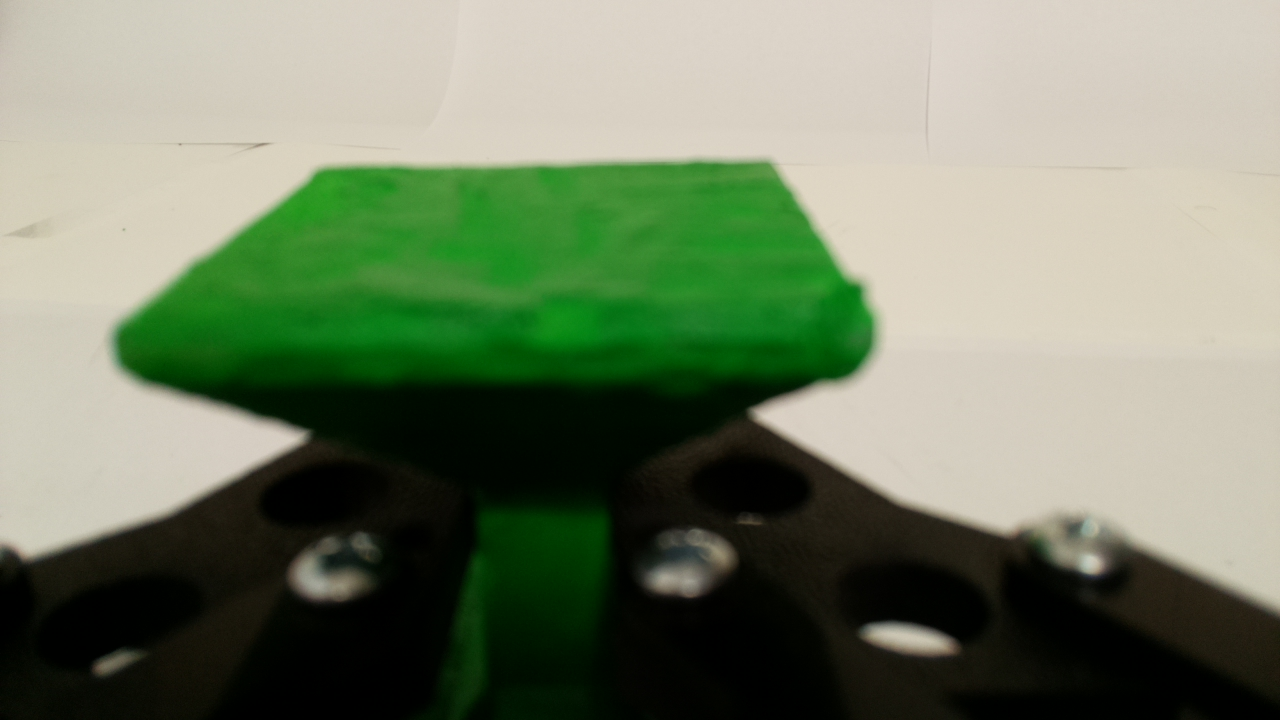
#> input picture Assignments/Ass_9/green_block_kulbir.jpg, 1280 x 720 px, given in place of the camera
$ python autonomous_detect_block1.py   (older library calls are emulated)
#> lines starting #> are read from the running program, lines starting #| are printed output that depends on the picture; after the words box and inside, x2 and y2 are one past the last pixel; in counts of white or black regions, pixels touching at a corner belong together
import numpy as np
import cv2 # OpenCV-Python
import matplotlib.pyplot as plt
import imutils
import time
import RPi.GPIO as gpio

def init():

    gpio.setup(31,gpio.OUT) #IN1
    gpio.setup(33,gpio.OUT) #IN2
    gpio.setup(35,gpio.OUT) #IN3
    gpio.setup(37,gpio.OUT) #IN4

def gameover():
    gpio.output(31,False)
    gpio.output(33,False)
    gpio.output(35,False)
    gpio.output(37,False)

gpio.setmode(gpio.BOARD)

init()

pin1 = 33
pin2 = 37
pwm1 = gpio.PWM(pin1,50)
pwm4 = gpio.PWM(pin2,50)

pin3 = 31
pin4 = 35
pwm2 = gpio.PWM(pin3,50)
pwm3 = gpio.PWM(pin4,50)
val = 61
def left(val):
    pwm1.start(val)
    pwm4.start(val)
#     gameover()
    time.sleep(0.1)

def right(val):
    pwm2.start(val)
    pwm3.start(val)
#     gameover()
    time.sleep(0.1)

def stop():

    pwm1.stop()
    pwm2.stop()
    pwm3.stop()
    pwm4.stop()
    time.sleep(0.1)

cam= cv2.VideoCapture(0)
# [5 lines of commented-out code are left out]
count=0
def calc_dist(pt1):
    pt2 = (320,240)
    dist = 320-pt1[0]
    return dist

def draw(orig_image):
    cv2.line(orig_image,(320,0),(320,480),(255,255,255),1)
    cv2.line(orig_image,(0,240),(640,240),(255,255,255),1)
    cv2.circle(orig_image,(centre_x,centre_y),100,(0,255,0),2)
    cv2.circle(orig_image,(centre_x,centre_y),4,(255,255,255),-1)

while True:
    ret, image=cam.read()
#> image is the input picture: shape (720, 1280, 3); mean B, G, R 103.3, 128.3, 116.1
    image = cv2.flip(image,-1)
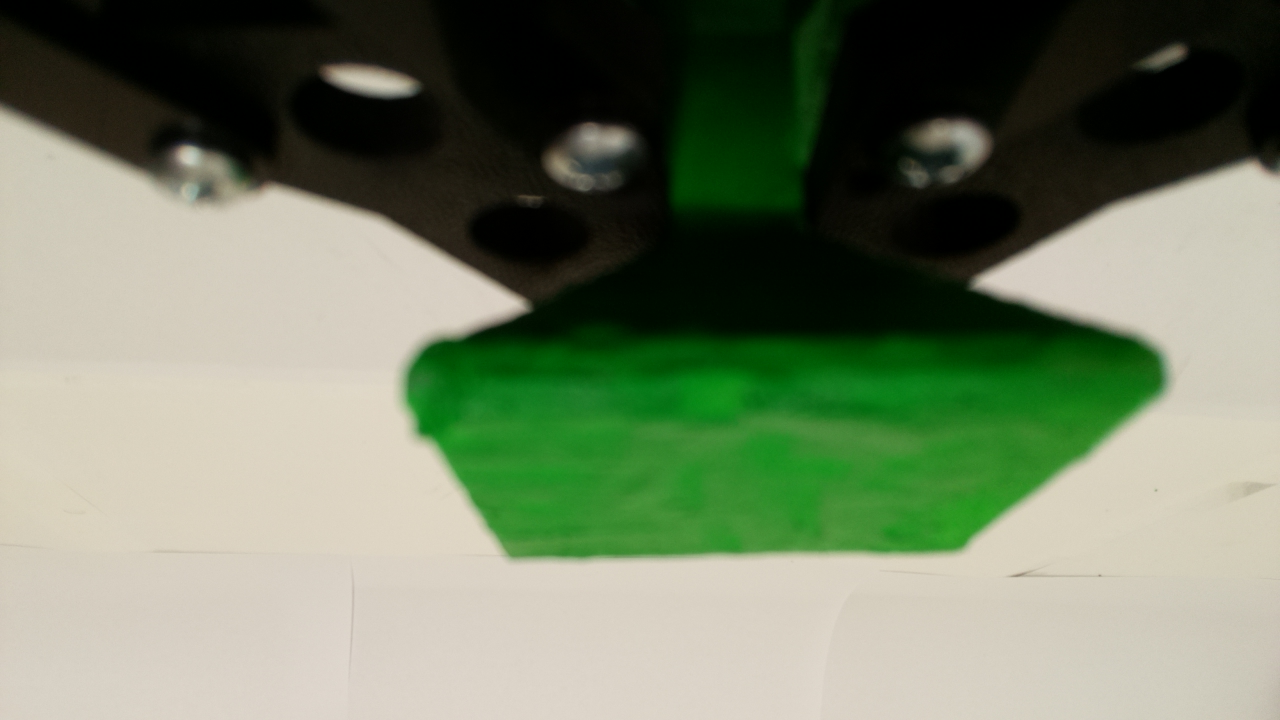
#> image: shape (720, 1280, 3); mean B, G, R 103.3, 128.3, 116.1
    orig_image = image
    hsv_img = cv2.cvtColor(image,cv2.COLOR_BGR2HSV)
#> hsv_img: shape (720, 1280, 3); mean H, S, V 33.9, 108.4, 131.9
    lower_range = np.array([47,103,29])
    upper_range = np.array([99,255,174])
    mask = cv2.inRange(hsv_img, lower_range, upper_range)
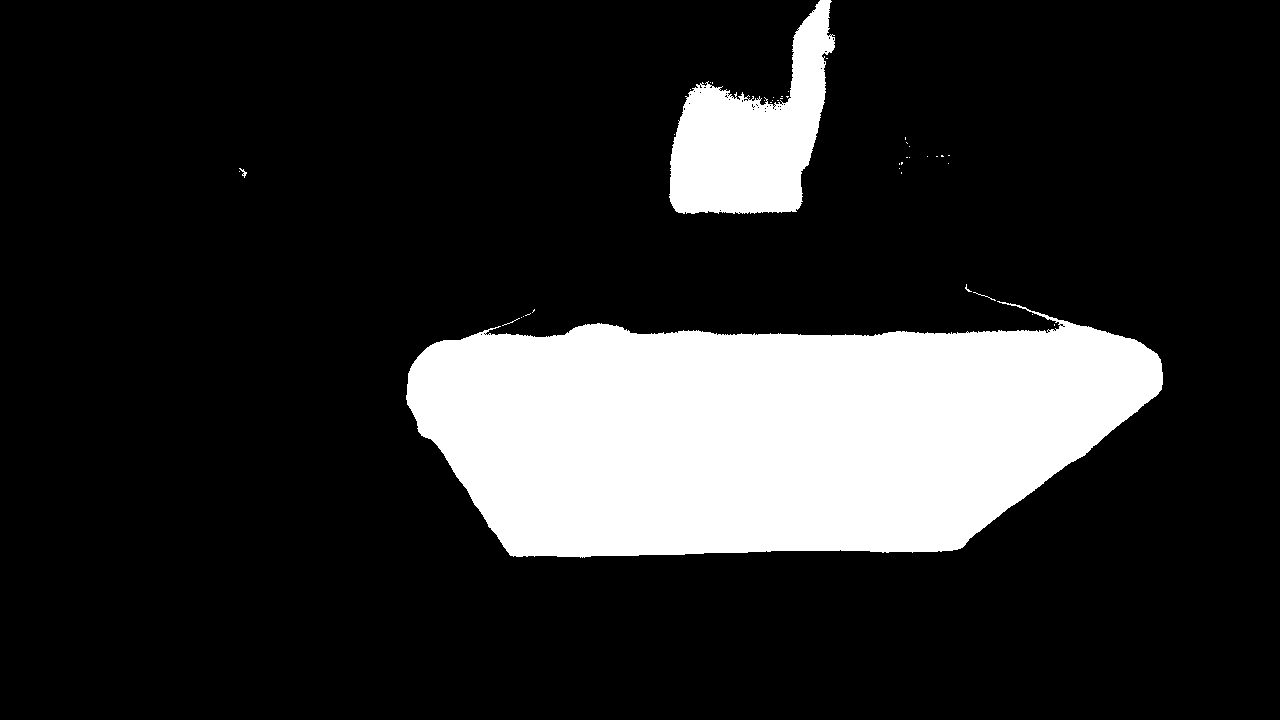
#> mask: shape (720, 1280); 17.4% white; 41 white regions (37 under 20 px), largest, box (x1, y1, x2, y2) and area: (406, 301, 1163, 558) 141454, (669, 0, 835, 214) 18886, (239, 168, 247, 178) 27, (973, 292, 996, 301) 25
    edged = cv2.Canny(mask, 30, 200)
#> edged: shape (720, 1280); 0.34% white in thin lines or dots, all inside (x1, y1, x2, y2) = (238, 0, 1163, 558)
    try:
        _,contours,_= cv2.findContours(edged,cv2.RETR_EXTERNAL, cv2.CHAIN_APPROX_SIMPLE)
#> contours = 137 contours, 134 with area under 20; largest, box (x1, y1, x2, y2) and area: (405, 310, 1163, 558) 163, (973, 291, 996, 300) 28, (502, 315, 524, 327) 20
        contours_poly = [None]*len(contours)
#> contours_poly = 137 items
        centers = [None]*len(contours)
#> centers = 137 items
        radius = [None]*len(contours)
#> radius = 137 items
        cx= []
        cy = []
        for i, c in enumerate(contours):
            contours_poly[i] = cv2.approxPolyDP(c, 3, True)
            centers[i], radius[i] = cv2.minEnclosingCircle(contours_poly[i])
            cx.append(centers[i][0])
            cy.append(centers[i][1])
#> this loop made 137 passes
#> c on passes 1, 11, 12, 13, 14, 15, 17, 18, 19, 20, 21, 25: [[484, 334]], [[492, 329], [494, 329]], [[496, 328], [497, 328]], [[1063, 327], [1064, 327]], [[499, 327], [500, 327]], [[1064, 325]], [[1055, 324], [1055, 325]], [[1053, 324], [1053, 325]], [[1060, 323], [1061, 323]], [[1058, 322]], [[1055, 322], [1056, 322]], [[1034, 313]]
#> after the loop, centers = 137 pairs, first value 242 to 1064, second value 7 to 384.5; contours_poly = 137 contours, 135 with area under 20; largest, box (x1, y1, x2, y2) and area: (405, 310, 1163, 557) 307, (800, 37, 835, 201) 56; cx = 137 values, max 1064 at index 14, min 242 at index 51, mean 803; cy = 137 values, max 384.5 at index 29, min 7 at index 136, mean 177.8; radius = 137 values, max 378.7 at index 29, min 0.0001 at index 0, mean 7.65
        centre_x= int((min(cx)+max(cx))/2)
#> centre_x = 653
        centre_y = int((min(cy)+max(cy))/2)
#> centre_y = 195
        dist_2 = calc_dist((centre_x,centre_y))
#> dist_2 = -333


        if(dist_2<-100):
            right(val)

        elif(dist_2>100):
            left(val)

        elif(-100<=dist_2<=100):
            stop()


        print("dist_2",dist_2)
#| dist_2 -333

        # draw(orig_image)
        # cv2.putText(orig_image,str(dist_2),(500,240),cv2.FONT_HERSHEY_COMPLEX,1,(255,255,0),2,cv2.LINE_AA)

        draw(edged)
#> in draw, `cv2.line(orig_image,(0,240),(640,240),(255,255,255),1)`:
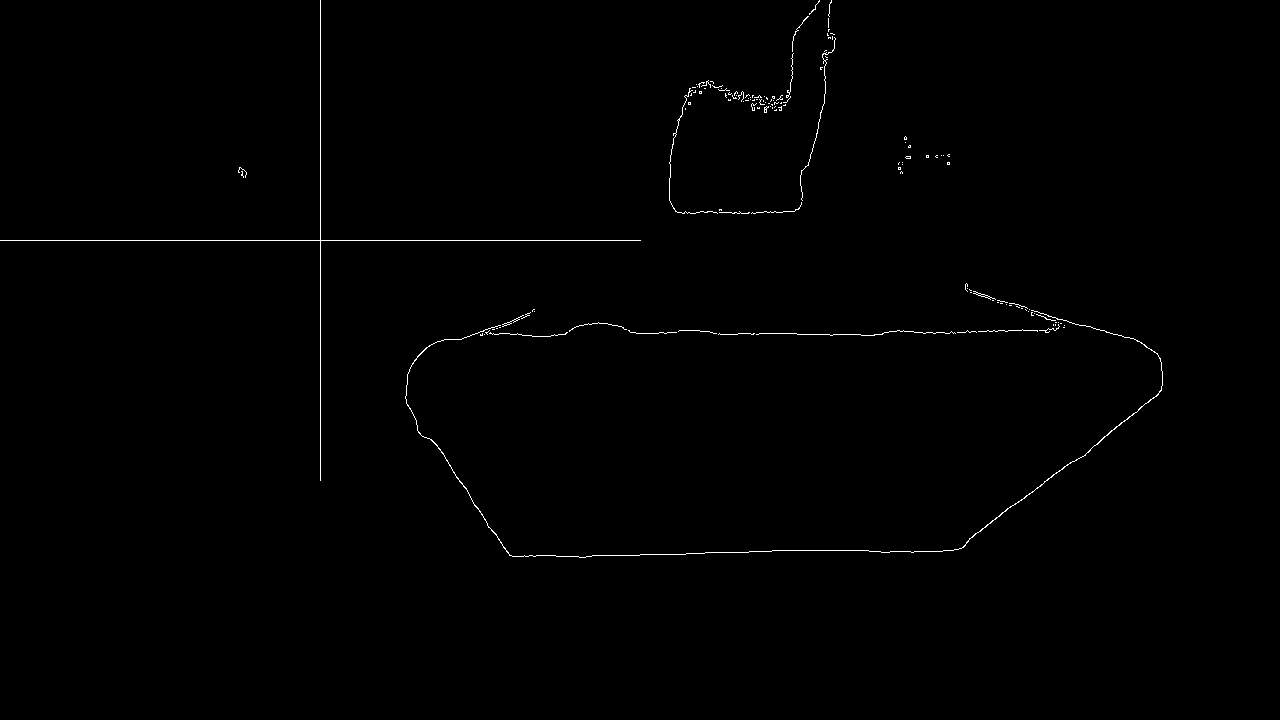
#> orig_image: shape (720, 1280); 0.46% white in thin lines or dots, all inside (x1, y1, x2, y2) = (0, 0, 1163, 558)
        cv2.putText(edged,str(dist_2),(500,240),cv2.FONT_HERSHEY_COMPLEX,1,(255,255,0),2,cv2.LINE_AA)
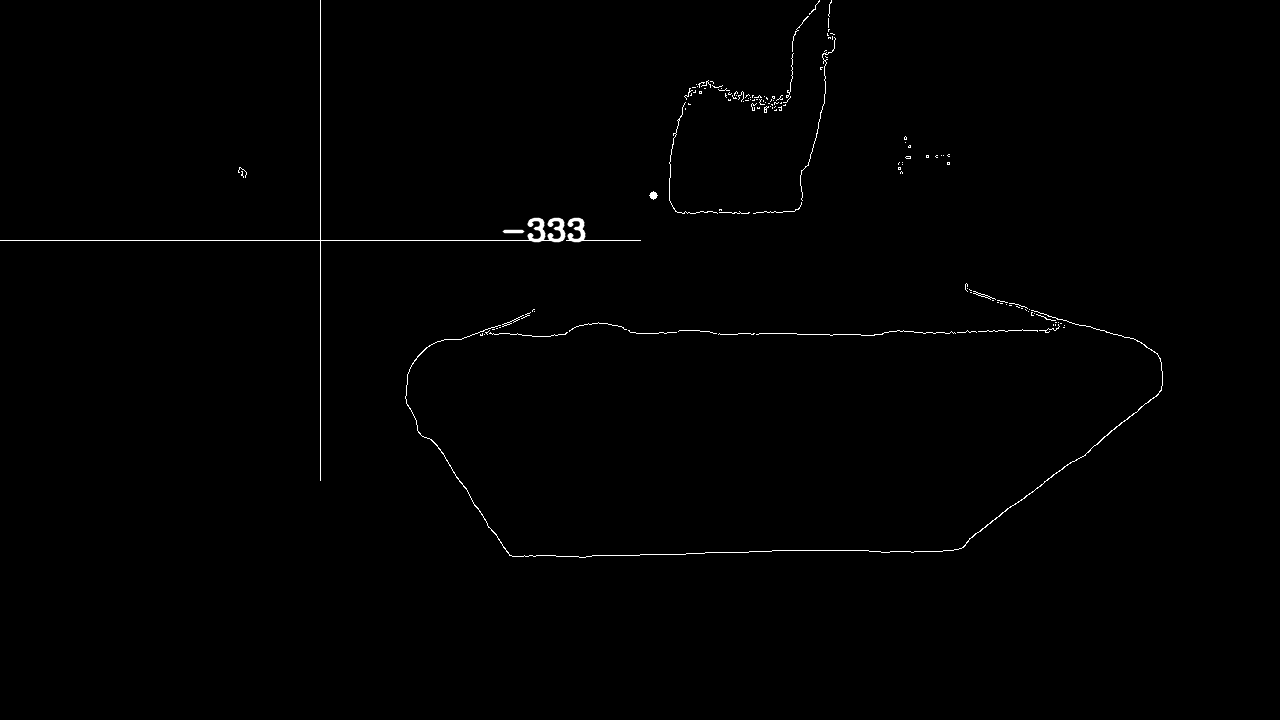
#> edged: shape (720, 1280); min 0, max 255, mean 1.4
        cv2.imshow("cam",edged)


    except:
        pass

    cv2.imshow("contour image",edged)
#     out.write(orig_image)
    cv2.imwrite(str(count)+'.png',edged)
    count+=1
    k = cv2.waitKey(100) & 0xFF
#> (key Esc is pressed here)
    if k == 27:
        break
gameover()
gpio.cleanup()
cam.release()
# out.release()
cv2.destroyAllWindows()

$ run again, on Assignments/Ass_9/green_block_up_close.jpg
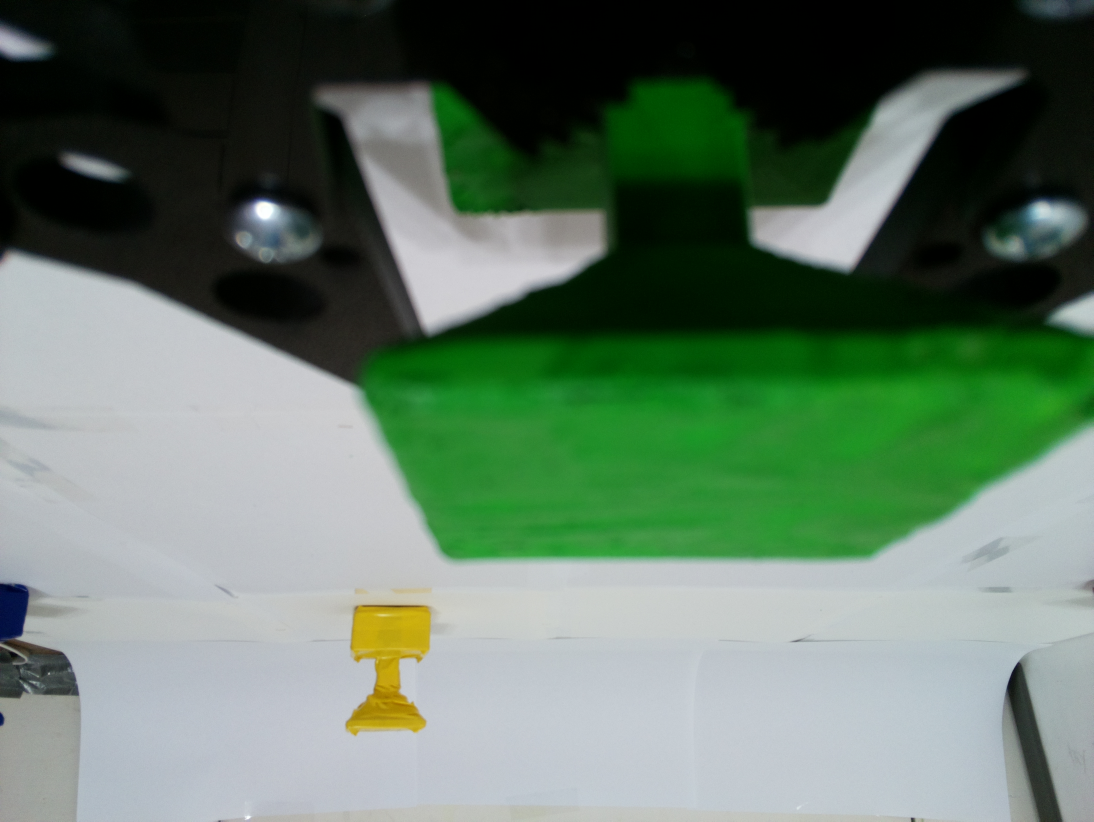
#> input picture Assignments/Ass_9/green_block_up_close.jpg, 3280 x 2464 px, given in place of the camera (shown at 1/3 size)
#> image is the input picture: shape (2464, 3280, 3); mean B, G, R 103.4, 121.3, 99.5
#> hsv_img: shape (2464, 3280, 3); mean H, S, V 75.8, 97.5, 123.5
#> `mask = cv2.inRange(hsv_img, lower_range, upper_range)`:
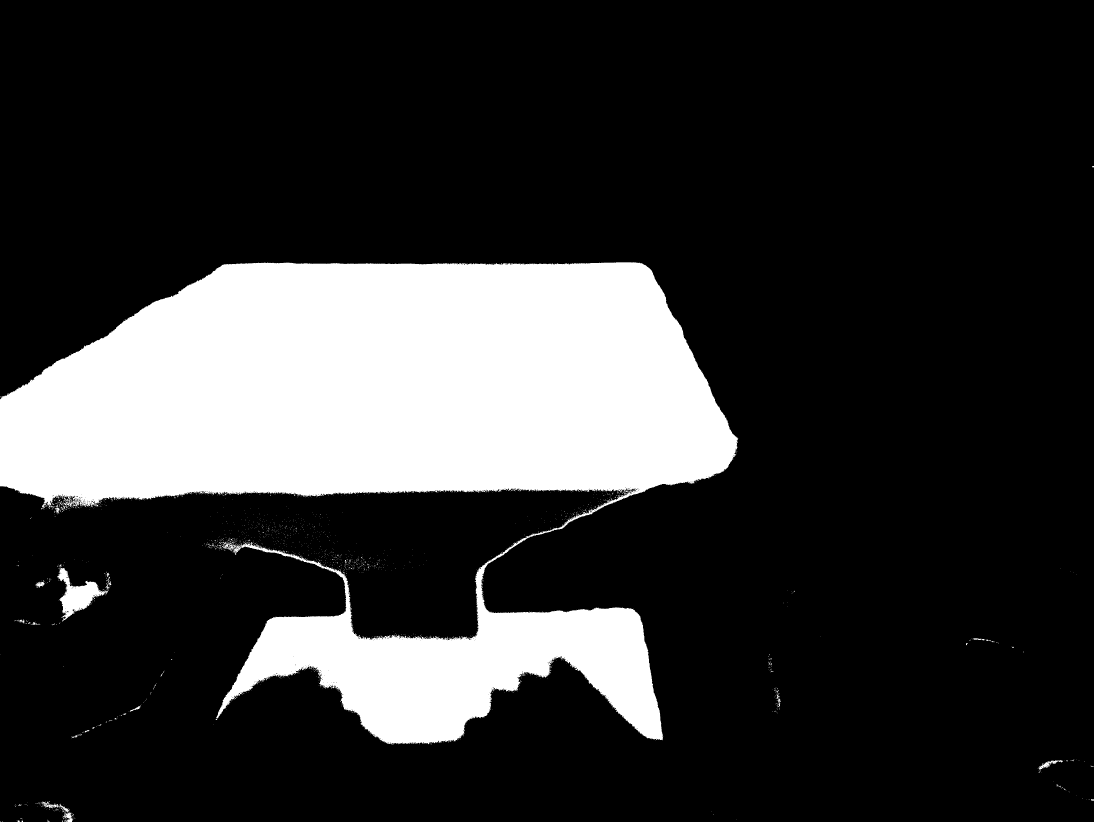
#> mask: shape (2464, 3280) (shown at 1/3 size); 20.2% white; 1725 white regions (1693 under 20 px), largest, box (x1, y1, x2, y2) and area: (0, 787, 2215, 2234) 1617287, (172, 1703, 324, 1865) 8801, (124, 2404, 209, 2437) 593
#> contours = 3141 contours, 3118 with area under 20; largest, box (x1, y1, x2, y2) and area: (1731, 786, 2155, 1221) 82, (389, 2117, 421, 2135) 56, (320, 1718, 328, 1731) 51, (1527, 1510, 1837, 1650) 36, (534, 787, 1311, 879) 33
#> `contours_poly = [None]*len(contours)`: contours_poly = 3141 items
#> the loop `for i, c in enumerate(contours):` made 3141 passes
#> c on passes 1 to 3: [[188, 2463]], [[0, 2463]], [[196, 2462], [196, 2463]]
#> after the loop `for i, c in enumerate(contours):`: centers = 3141 pairs, first value 0 to 3278, second value 499 to 2463; contours_poly = 3141 contours, 3082 with area under 20; largest, box (x1, y1, x2, y2) and area: (1447, 1651, 1527, 1725) 158, (255, 962, 376, 1039) 150, (534, 787, 1311, 879) 104, (1899, 1828, 1989, 2221) 80, (1868, 2149, 1899, 2176) 71; cx = 3141 values, max 3278 at index 3140, min 0 at index 1, mean 1024.2; cy = 3141 values, max 2463 at index 0, min 499 at index 3140, mean 1736.3; radius = 3141 values, max 390.4 at index 3138, min 0.0001 at index 0, mean 2.2
#> centre_x = 1639
#> centre_y = 1481
#> dist_2 = -1319
#| dist_2 -1319
#> `cv2.putText(edged,str(dist_2),(500,240),cv2.FONT_HERSHEY_COMPLEX,1,(25..`:
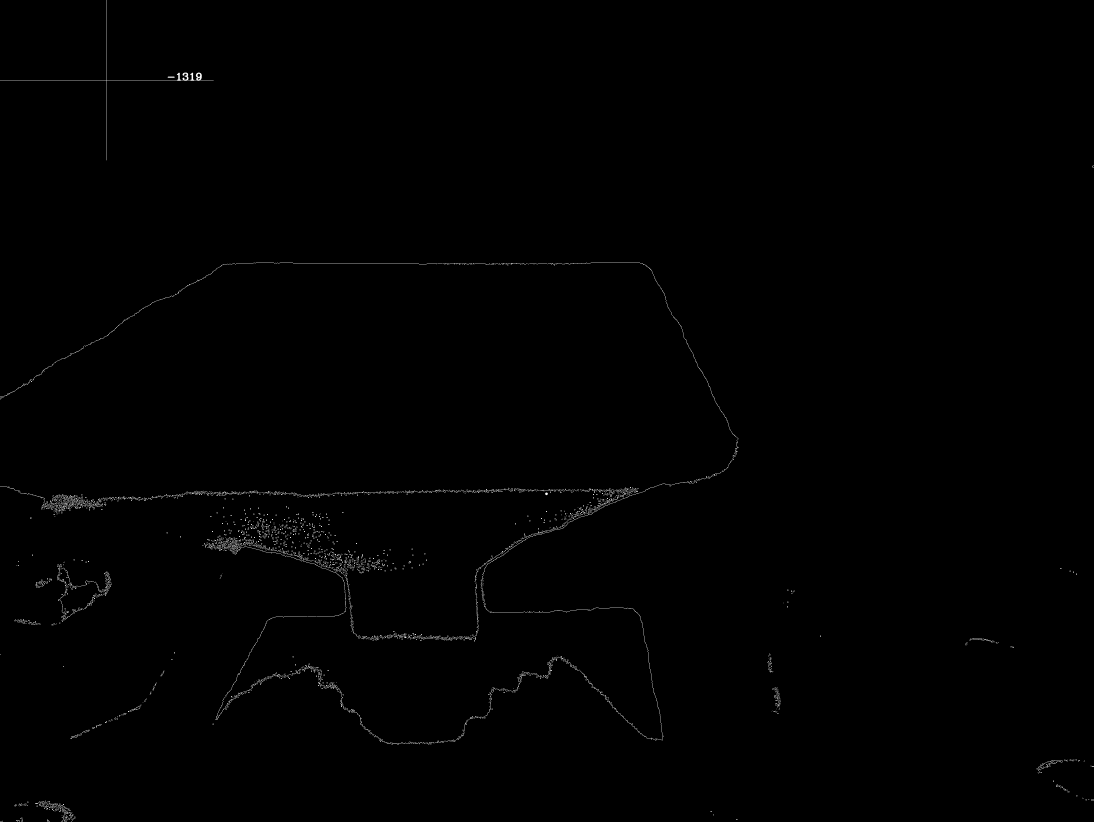
#> edged: shape (2464, 3280) (shown at 1/3 size); min 0, max 255, mean 1
